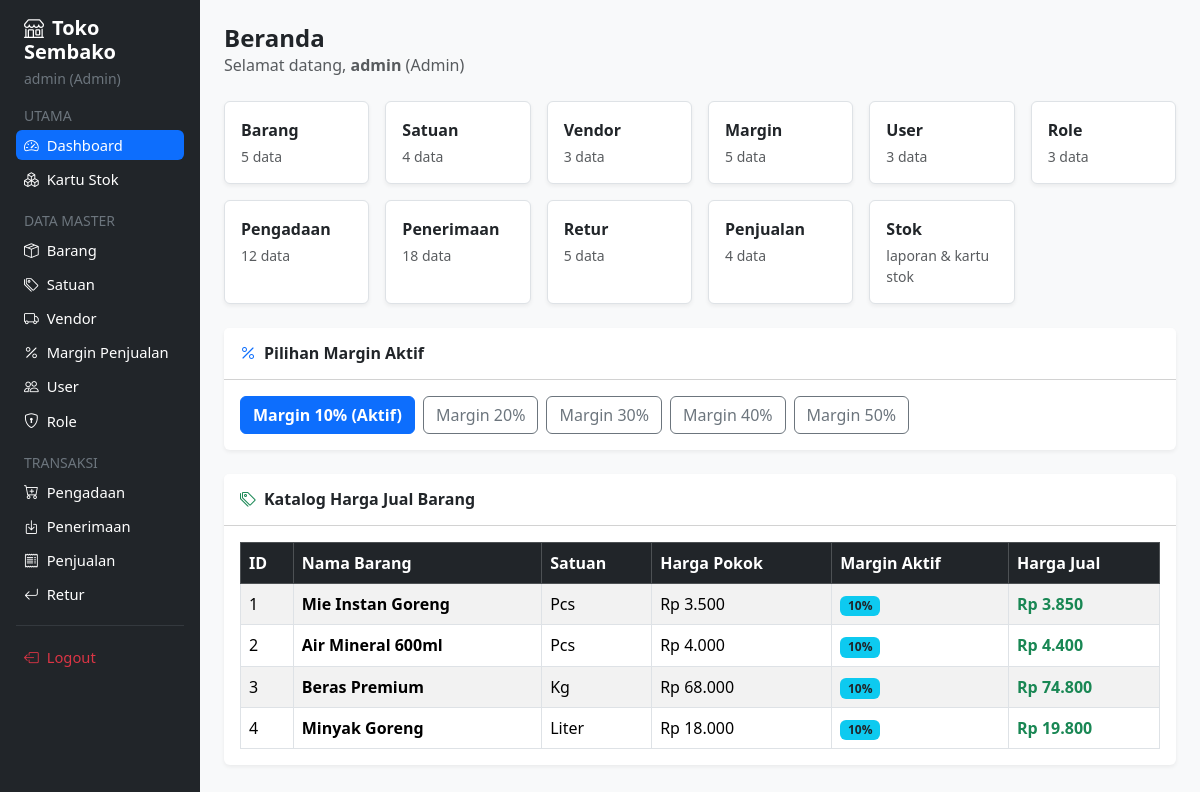
The app's page /project_toko_sembako/index.php (signed in) with its own data.
### tables this page shows
CREATE TABLE IF NOT EXISTS `margin_penjualan` (
  `idmargin_penjualan` int NOT NULL AUTO_INCREMENT,
  `created_at` timestamp NULL DEFAULT CURRENT_TIMESTAMP,
  `persen` double DEFAULT NULL,
  `status` tinyint DEFAULT NULL,
  `iduser` int NOT NULL,
  `updated_at` timestamp NULL DEFAULT NULL,
  PRIMARY KEY (`idmargin_penjualan`),
  KEY `fk_margin_user` (`iduser`),
  CONSTRAINT `fk_margin_user` FOREIGN KEY (`iduser`) REFERENCES `user` (`iduser`)
);

CREATE TABLE IF NOT EXISTS `satuan` (
  `idsatuan` int NOT NULL AUTO_INCREMENT,
  `nama_satuan` varchar(45) NOT NULL,
  `status` tinyint DEFAULT NULL,
  PRIMARY KEY (`idsatuan`)
);

### project_toko_sembako/index.php (the view, shortened to what this page needs)
<?php
require_once 'includes/header.php';
function hitung_data($conn, $tabel) {
    $q = mysqli_query($conn, "SELECT COUNT(*) AS total FROM `$tabel`");
    if ($q) {
        $r = mysqli_fetch_assoc($q);
        return (int)$r['total'];
    }
    return 0;
}
$cards = [];
if ($is_admin || $is_gudang) {
    $cards[] = ['judul' => 'Barang',     'ket' => hitung_data($conn, 'barang') . ' data',     'link' => 'barang/index.php'];
    $cards[] = ['judul' => 'Satuan',     'ket' => hitung_data($conn, 'satuan') . ' data',     'link' => 'satuan/index.php'];
    $cards[] = ['judul' => 'Vendor',     'ket' => hitung_data($conn, 'vendor') . ' data',     'link' => 'vendor/index.php'];
}
if ($is_admin) {
    $cards[] = ['judul' => 'Margin',     'ket' => hitung_data($conn, 'margin_penjualan') . ' data', 'link' => 'margin/index.php'];
    $cards[] = ['judul' => 'User',       'ket' => hitung_data($conn, 'user') . ' data',             'link' => 'user/index.php'];
    $cards[] = ['judul' => 'Role',       'ket' => hitung_data($conn, 'role') . ' data',             'link' => 'role/index.php'];
}
if ($is_admin || $is_gudang) {
    $cards[] = ['judul' => 'Pengadaan',  'ket' => hitung_data($conn, 'pengadaan') . ' data',  'link' => 'pengadaan/index.php'];
    $cards[] = ['judul' => 'Penerimaan', 'ket' => hitung_data($conn, 'penerimaan') . ' data', 'link' => 'penerimaan/index.php'];
    $cards[] = ['judul' => 'Retur',      'ket' => hitung_data($conn, 'retur') . ' data',      'link' => 'retur/index.php'];
}
if ($is_admin || $is_kasir) {
    $cards[] = ['judul' => 'Penjualan',  'ket' => hitung_data($conn, 'penjualan') . ' data',  'link' => 'penjualan/index.php'];
}
$cards[] = ['judul' => 'Stok', 'ket' => 'laporan & kartu stok', 'link' => 'stok/index.php'];
$q_margin  = mysqli_query($conn, "SELECT idmargin_penjualan AS id_margin, persen, status FROM margin_penjualan ORDER BY persen ASC");
$q_katalog = mysqli_query($conn, "SELECT * FROM v_harga_jual_barang ORDER BY id_barang ASC");
?>
<div class="mb-4">
    <h4 class="fw-bold mb-0">Beranda</h4>
    <p class="text-muted mb-0">Selamat datang, <b><?= htmlspecialchars($_SESSION['username']) ?></b> (<?= htmlspecialchars($_SESSION['nama_role']) ?>)</p>
</div>
<div class="row g-3 mb-4">
    <?php foreach ($cards as $c): ?>
    <div class="col-6 col-md-4 col-lg-2">
        <a href="<?= BASE_URL ?>/<?= $c['link'] ?>" class="text-decoration-none text-dark">
            <div class="card h-100 border">
                <div class="card-body py-3">
                    <div class="fw-bold"><?= $c['judul'] ?></div>
                    <div class="small text-muted mt-1"><?= $c['ket'] ?></div>
                </div>
            </div>
        </a>
    </div>
    <?php endforeach; ?>
</div>
<?php if ($is_admin): ?>
<div class="card mb-4">
    <div class="card-header bg-white py-3">
        <h6 class="fw-bold mb-0"><i class="bi bi-percent me-2 text-primary"></i>Pilihan Margin Aktif</h6>
    </div>
    <div class="card-body d-flex flex-wrap gap-2">
        <?php if ($q_margin): while ($m = mysqli_fetch_assoc($q_margin)): ?>
            <a href="index.php?set_margin=<?= $m['id_margin'] ?>" class="btn <?= $m['status'] == 1 ? 'btn-primary fw-bold' : 'btn-outline-secondary' ?>">
                Margin <?= $m['persen'] ?>% <?= $m['status'] == 1 ? '(Aktif)' : '' ?>
            </a>
        <?php endwhile; endif; ?>
    </div>
</div>
<?php endif; ?>
<?php if ($is_admin || $is_kasir): ?>
<div class="card">
    <div class="card-header bg-white py-3">
        <h6 class="fw-bold mb-0"><i class="bi bi-tags me-2 text-success"></i>Katalog Harga Jual Barang</h6>
    </div>
    <div class="card-body table-responsive">
        <table class="table table-striped table-bordered align-middle mb-0">
            <thead class="table-dark">
                <tr>
                    <th>ID</th>
                    <th>Nama Barang</th>
                    <th>Satuan</th>
                    <th>Harga Pokok</th>
                    <th>Margin Aktif</th>
                    <th>Harga Jual</th>
                </tr>
            </thead>
            <tbody>
                <?php if ($q_katalog && mysqli_num_rows($q_katalog) > 0): while ($k = mysqli_fetch_assoc($q_katalog)): ?>
                <tr>
                    <td><?= $k['id_barang'] ?></td>
                    <td class="fw-semibold"><?= htmlspecialchars($k['nama_barang']) ?></td>
                    <td><?= htmlspecialchars($k['nama_satuan']) ?></td>
                    <td>Rp <?= number_format($k['harga_pokok'], 0, ',', '.') ?></td>
                    <td><span class="badge bg-info text-dark"><?= $k['persen_margin'] ?>%</span></td>
                    <td class="fw-bold text-success">Rp <?= number_format($k['harga_jual'], 0, ',', '.') ?></td>
                </tr>
                <?php endwhile; else: ?>
                <tr><td colspan="6" class="text-center text-muted py-3">Belum ada data katalog barang aktif.</td></tr>
                <?php endif; ?>
            </tbody>
        </table>
    </div>
</div>
<?php endif; ?>
<?php require_once 'includes/footer.php'; ?>

### project_toko_sembako/assets/css/style.css (style rules this page uses)
.card { border: none; box-shadow: 0 0.125rem 0.25rem rgba(0, 0, 0, 0.06); }

### records on screen
margin_penjualan: persen "10", status "(Aktif)"
margin_penjualan: persen "20"
margin_penjualan: persen "30"
margin_penjualan: persen "40"
margin_penjualan: persen "50"
satuan: id_barang "1", nama_barang "Mie Instan Goreng", nama_satuan "Pcs", harga_pokok "3.500", persen_margin "10", harga_jual "3.850", id_barang "2", nama_barang "Air Mineral 600ml", harga_pokok "4.000", harga_jual "4.400"
satuan: id_barang "3", nama_barang "Beras Premium", nama_satuan "Kg", harga_pokok "68.000", persen_margin "10", harga_jual "74.800"
satuan: id_barang "4", nama_barang "Minyak Goreng", nama_satuan "Liter", harga_pokok "18.000", persen_margin "10", harga_jual "19.800"

### other values on screen
$_SESSION['username'] "admin"
$_SESSION['nama_role'] "Admin"
$c['judul'] "Barang"
$c['ket'] "5 data"
$c['judul'] "Satuan"
$c['ket'] "4 data"
$c['judul'] "Vendor"
$c['ket'] "3 data"
$c['judul'] "Margin"
$c['judul'] "User"
$c['judul'] "Role"
$c['judul'] "Pengadaan"
$c['ket'] "12 data"
$c['judul'] "Penerimaan"
$c['ket'] "18 data"
